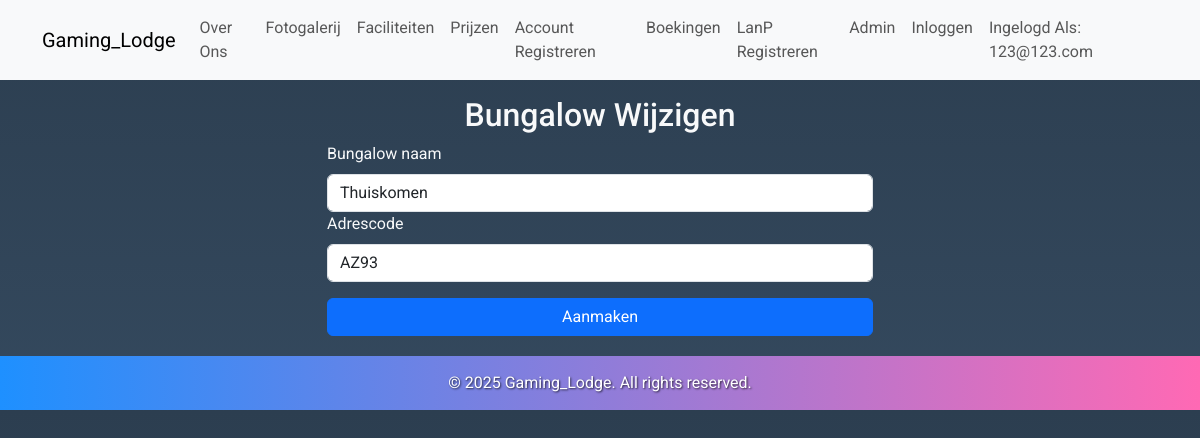
The page /bungalow/update/2 (signed in) on the database its author committed.
### dbmodel.py (models this page shows, shortened)
class KlantTabel(db.Model, UserMixin):
    id = db.Column(db.Integer, primary_key=True)
    username = db.Column(db.String(80), nullable=False)
    email = db.Column(db.String(120), nullable=False)
    password = db.Column(db.String(120), nullable=False)

class BungalowTabel(db.Model):
    id = db.Column(db.Integer, primary_key=True)
    bnaam = db.Column(db.String(80), nullable=False)
    adrescode = db.Column(db.String(80), nullable=False)

### routes.py (the view, shortened to what this page needs)
@app.route('/bungalow/update/<int:id>', methods=['GET', 'POST'])
def update_bungalow(id):
    bungalow = BungalowTabel.query.get_or_404(id)
    form = BungalowFormulier(obj=bungalow)
    print(bungalow)
    return render_template('/bungalow/aanmaken.html', form=form, actie='Wijzigen')

### Formulieren.py
class BungalowFormulier(FlaskForm):
    bnaam = StringField('Bungalow naam', validators=[DataRequired()])
    adrescode = StringField('Adrescode', validators=[DataRequired()])
    submit = SubmitField('Aanmaken')

### app.py (called while the page is built)
@app.before_request
def create_tables():
    db.create_all()

### dbmodel.py (called while the page is built)
@login_manager.user_loader
def load_user(user_id):
    return KlantTabel.query.get(int(user_id))

### templates/bungalow/aanmaken.html (shortened to what this page needs)
{% extends "base.html" %}
{% block content %}
<div class="row justify-content-center">
  <div class="col-md-6">
    <h2 class="text-center">Bungalow {{ actie if actie else "Toevoegen" }}</h2>
    <form method="POST" action="">
      <div class="form-group">
        {{ form.bnaam.label(class="form-label") }}
        {{ form.bnaam(class="form-control") }}
      </div>
      <div class="form-group">
        {{ form.adrescode.label(class="form-label") }}
        {{ form.adrescode(class="form-control") }}
      </div>
      <div class="form-group mt-3">
        {{ form.submit(class="btn btn-primary w-100") }}
      </div>
    </form>
  </div>
</div>
{% endblock %}

### templates/base.html (shortened to what this page needs)
<!DOCTYPE html>
<html lang="en">
<head>
    <link rel="stylesheet" href="https://cdn.jsdelivr.net/npm/bootstrap@5.3.0/dist/css/bootstrap.min.css">
</head>
<body>
    <nav class="navbar navbar-expand-lg navbar-light bg-light">
        <div class="container">
            <a class="navbar-brand" href="/">Gaming_Lodge</a>
            <div class="collapse navbar-collapse" id="navbarNav">
                <ul class="navbar-nav me-auto">
                    <li class="nav-item"><a class="nav-link" href="/overons">Over Ons</a></li>
                    <li class="nav-item"><a class="nav-link" href="/fotogalerij">Fotogalerij</a></li>
                    <li class="nav-item"><a class="nav-link" href="/faciliteiten">Faciliteiten</a></li>
                    <li class="nav-item"><a class="nav-link" href="/prijslijst">Prijzen</a></li>
                    <li class="nav-item"><a class="nav-link" href="/registreren">Account Registreren</a></li>
                    <li class="nav-item"><a class="nav-link" href="/boeking/toevoegen">Boekingen</a></li>
                    <li class="nav-item"><a class="nav-link" href="/lanp/reg">LanP Registreren</a></li>
                    <li class="nav-item"><a class="nav-link" href="/admin">Admin</a></li>
                    <li class="nav-item"><a class="nav-link" href="/login">Inloggen</a></li>
                    <li class="nav-item">
                        <a class="nav-link" href="/account-wijzigen">Ingelogd Als: {{ current_user.username }}</a>
                    </li>
                </ul>
            </div>
        </div>
    </nav>
    <div class="container mt-3">
        {% block content %}{% endblock %}
    </div>
    <footer>
        <p>&copy; 2025 Gaming_Lodge. All rights reserved.</p>
    </footer>
</body>
</html>

### templates/base.html (style rules this page uses)
body { font-family: 'Roboto', sans-serif; margin: 0; padding: 0; background: linear-gradient(to bottom, #2c3e50, #34495e); color: #f8f9fa; }
footer { background: linear-gradient(90deg, #1e90ff, #ff69b4); color: #fff; padding: 15px 0; text-align: center; margin-top: 20px; text-shadow: 1px 1px 2px rgba(0, 0, 0, 0.7); }
footer p { margin: 0; font-size: 1em; }

### rows shown on the page
KlantTabel: username "123@123.com"
BungalowTabel: bnaam "Thuiskomen", adrescode "AZ93"

### other values the page prints
{{ actie if actie else "Toevoegen" }} "Wijzigen"
